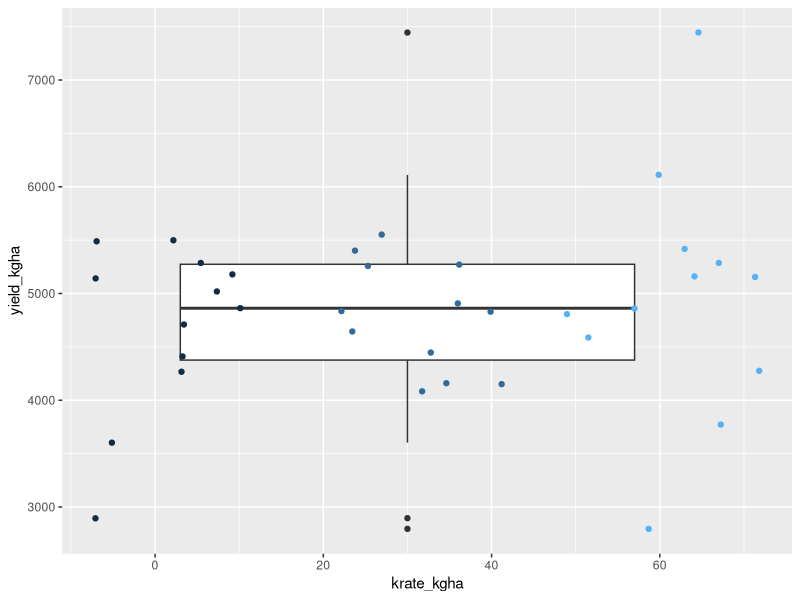

The R source for this figure: (Note: this script raises an error after producing the figure.)
## ---- chunk 1
#install.packages("broom")

# Loading packages
library(tidyverse) # for data wrangling and plotting
library(car) # for Anova function
library(broom) # for model residuals extraction
library(emmeans) # for model mean extraction
library(multcomp) # for pairwise comparison letter display
## ---- chunk 2
crd_df <- read_csv("../data/wheat_nk_balkh.csv")

crd_df
## ---- chunk 3
summary(crd_df) # Check the range of data
## ---- chunk 4
glimpse(crd_df)  # Check the types of data
## ---- chunk 5
crd_dfw <- crd_df 

crd_dfw
## ---- chunk 6
summary(crd_dfw)
## ---- chunk 7

## ---- chunk 8
ggplot(crd_dfw, aes(x = krate_kgha, 
                    y = yield_kgha,
                    color = krate_kgha)) +
  geom_boxplot() +
  geom_jitter() +
  theme(legend.position = "none")
## ---- chunk 9

## ---- chunk 10
# Changing to sum-to-zero contrast
options(contrasts = c("contr.sum", "contr.poly"))

# Model fitting
crd_mod 

# Summary
summary(crd_mod)
## ---- chunk 11

## ---- chunk 12
crd_resid 

crd_resid
## ---- chunk 13

## ---- chunk 14
ggplot(crd_resid, aes(x=.fitted, y=.studresid))+
  geom_hline(yintercept = 0, color="red")+
  geom_point(shape = 21,
             fill = "purple", 
             size = 3,
             alpha = .7)+
  geom_smooth()+
  geom_hline(yintercept = c(-3,3), color = "red")+
  theme_bw()
## ---- chunk 15

## ---- chunk 16


## ---- chunk 17
ggplot(crd_resid, aes(x=.fitted, y=.studresid))+
  geom_hline(yintercept = 0, color="red")+
  geom_point(shape = 21,
             fill = "purple", 
             size = 3,
             alpha = .7)+
  geom_smooth()+
  geom_hline(yintercept = c(-3,3), color = "red")+
  theme_bw()

## ---- chunk 18
crd_means_all 

crd_means_all
## ---- chunk 19
crd_means_nk 

crd_means_nk
## ---- chunk 20
crd_means_kn 

crd_means_kn
## ---- chunk 21
crd_cld_all <- 

crd_cld_all
## ---- chunk 22
crd_cld_nk <- cld(crd_means_nk, 
                   reversed=T, 
                   adjust="none",
               Letters=letters)

crd_cld_nk
## ---- chunk 23
crd_cld_kn <- cld(crd_means_kn, 
                   reversed=T, 
                   adjust="none",
               Letters=letters) 

crd_cld_kn
## ---- chunk 24
crd_cld_selected <- crd_cld_all 

crd_cld_selected
## ---- chunk 25

  # Raw data and boxplots  

  # Adding letters
